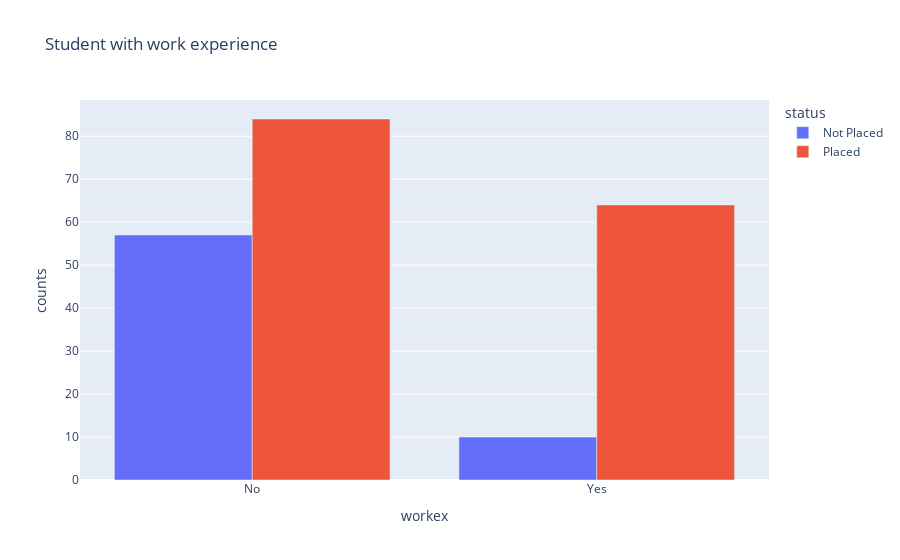

The notebook cell this image was saved under:
### Code cell
df_exp = df_train.groupby(['workex', 'status']).agg(counts = ('status','count')).reset_index()
px.bar(df_exp, x = 'workex', y = 'counts',
       color='status',
       barmode='group',
       title='Student with work experience')

### Figure 1 — Plotly figure (JSON) as saved in the notebook; plotly's stock layout.template omitted (floating-point values rounded to 4 significant figures)
{"data": [{"alignmentgroup": "True", "hovertemplate": "status=Not Placed<br>workex=%{x}<br>counts=%{y}<extra></extra>", "legendgroup": "Not Placed", "marker": {"color": "#636efa", "pattern": {"shape": ""}}, "name": "Not Placed", "offsetgroup": "Not Placed", "orientation": "v", "showlegend": true, "textposition": "auto", "type": "bar", "x": ["No", "Yes"], "xaxis": "x", "y": [57, 10], "yaxis": "y"}, {"alignmentgroup": "True", "hovertemplate": "status=Placed<br>workex=%{x}<br>counts=%{y}<extra></extra>", "legendgroup": "Placed", "marker": {"color": "#EF553B", "pattern": {"shape": ""}}, "name": "Placed", "offsetgroup": "Placed", "orientation": "v", "showlegend": true, "textposition": "auto", "type": "bar", "x": ["No", "Yes"], "xaxis": "x", "y": [84, 64], "yaxis": "y"}], "layout": {"barmode": "group", "legend": {"title": {"text": "status"}, "tracegroupgap": 0}, "title": {"text": "Student with work experience"}, "xaxis": {"anchor": "y", "domain": [0, 1], "title": {"text": "workex"}}, "yaxis": {"anchor": "x", "domain": [0, 1], "title": {"text": "counts"}}}}
